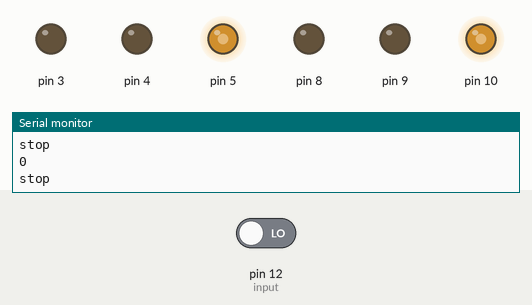
Simulated run of this sketch. Board: Arduino Uno, built with avr-gcc and run on an emulated ATmega328P. On the bench: output pins drawn as LEDs (lit = HIGH), the last lines printed to the serial monitor. Inputs (shaded band) come from the test bench; at power-on: pin 12 (input) LOW.

Above: at 1.8 s.
1.9 s: pin 12 (input) driven HIGH
At 3.2 s:
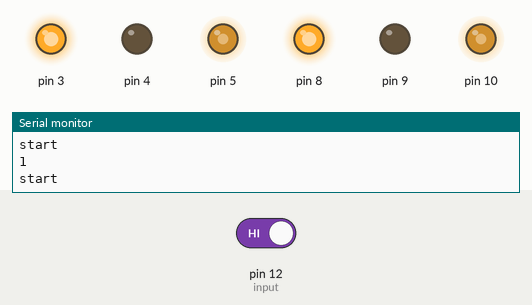
3.5 s: pin 12 (input) driven LOW
At 4.3 s:
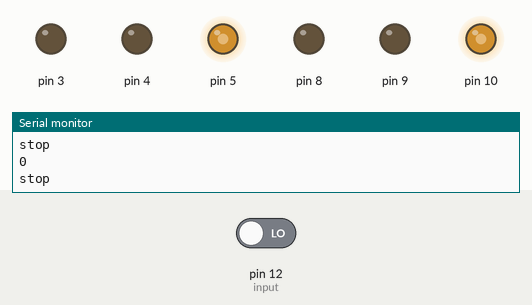
Timing chart, 0 to 6.5 s (numbered marks = the images above; inputs shaded):
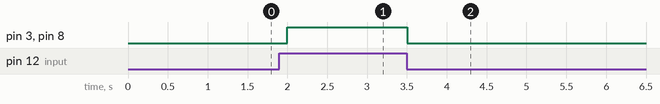

Measured:
- after the input at 1.9 s, pin 3, pin 8: LOW → HIGH after 0.10 s
- after the input at 3.5 s, pin 3, pin 8: HIGH → LOW at once

The sketch:

botnavi.ino
```cpp
int a;
void setup() {
Serial.begin(9600);
pinMode(3,OUTPUT);
pinMode(4,OUTPUT);
pinMode(5,OUTPUT);//k
pinMode(8,OUTPUT);
pinMode(9,OUTPUT);
pinMode(10,OUTPUT);//k
pinMode(12,INPUT);//input
analogWrite(10,150);
analogWrite(5,150);
}

void loop()
{

a=digitalRead(12);
//a=Serial.read();'
Serial.println(a);
if(a==1)
{
  digitalWrite(3,HIGH);
  digitalWrite(4,LOW);
  digitalWrite(8,HIGH);
  digitalWrite(9,LOW);
  Serial.println("start");
  delay(500);
}
else
{
  digitalWrite(3,LOW);
  digitalWrite(4,LOW);
  digitalWrite(8,LOW);
  digitalWrite(9,LOW);
  Serial.println("stop");
  delay(500);
}
}
```
